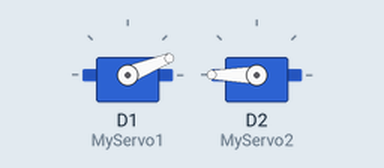
This sketch was run on a simulated ESP8266 (NodeMCU). Parts: 2 × servo.

Above: at 1.05 s.
At 4.05 s:
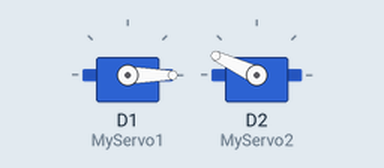
At 6.0 s:
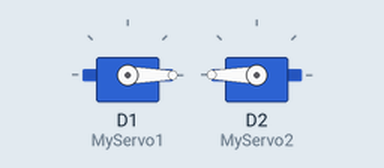
Timing chart, 0 to 7.5 s (numbered marks = the images above):
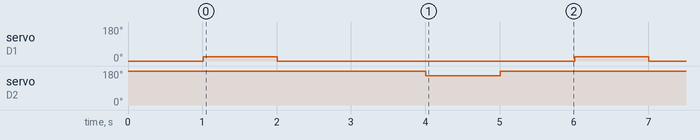

The sketch:

Servo.ino
```cpp
#include<Servo.h>
#include <ESP8266WiFi.h>
Servo MyServo1, MyServo2;


void setup() {
  // put your setup code here, to run once:
  Serial.begin(115200);
  delay(10);
  // define pinMode Servo
  MyServo1.attach(D1);
  MyServo1.write(0);
  delay(1000);
  MyServo2.attach(D2);
  MyServo2.write(180);

}

void loop() {
  // put your main code here, to run repeatedly:
  MyServo1.attach(D1);
  MyServo1.write(22);
  delay(1000);
  MyServo1.attach(D1);
  MyServo1.write(0);
  delay(1000);
  MyServo2.attach(D2);
  MyServo2.write(180);
  delay(1000);
  MyServo2.attach(D2);
  MyServo2.write(155);
  delay(1000);
  MyServo2.attach(D2);
  MyServo2.write(180);
  delay(1000);

}
```

Measured:
- by itself, servo on D1 (MyServo1): alternates 22° for 1.0 s and 0° for 4.0 s
- by itself, servo on D2 (MyServo2): alternates 180° for 4.0 s and 155° for 1.0 s
